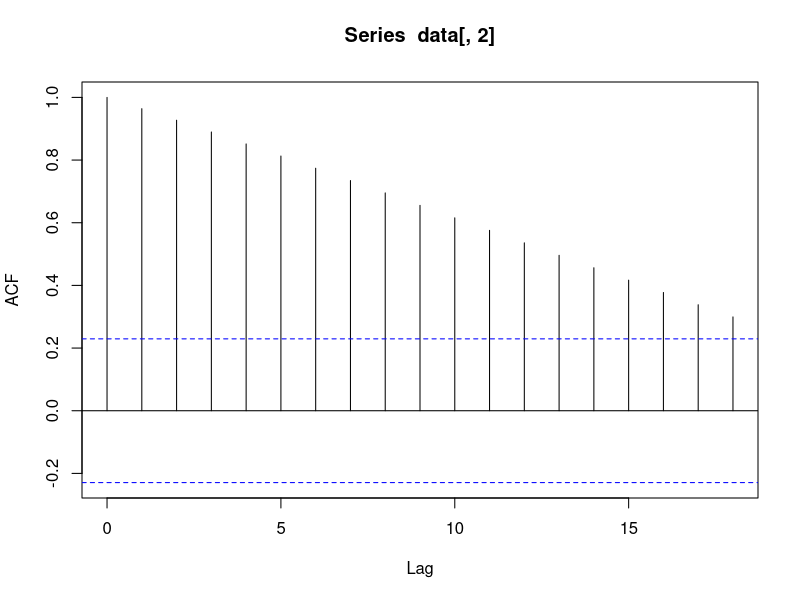
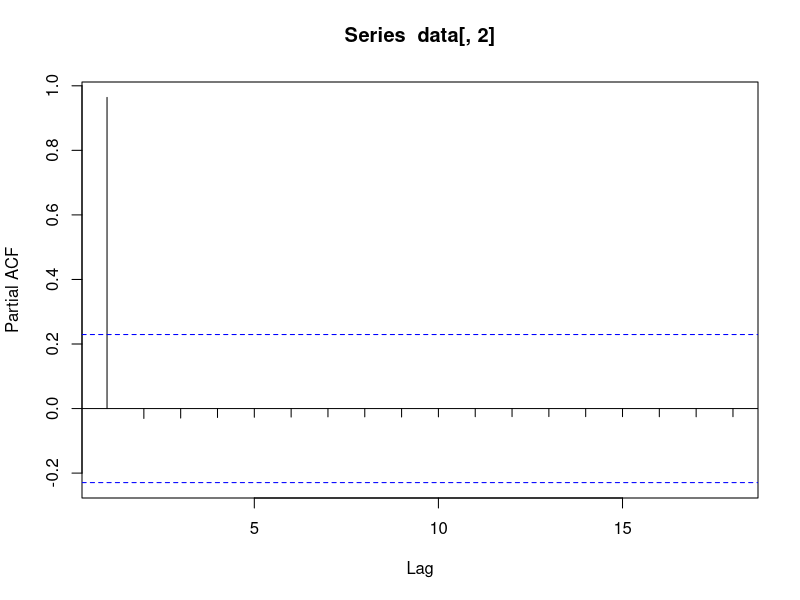
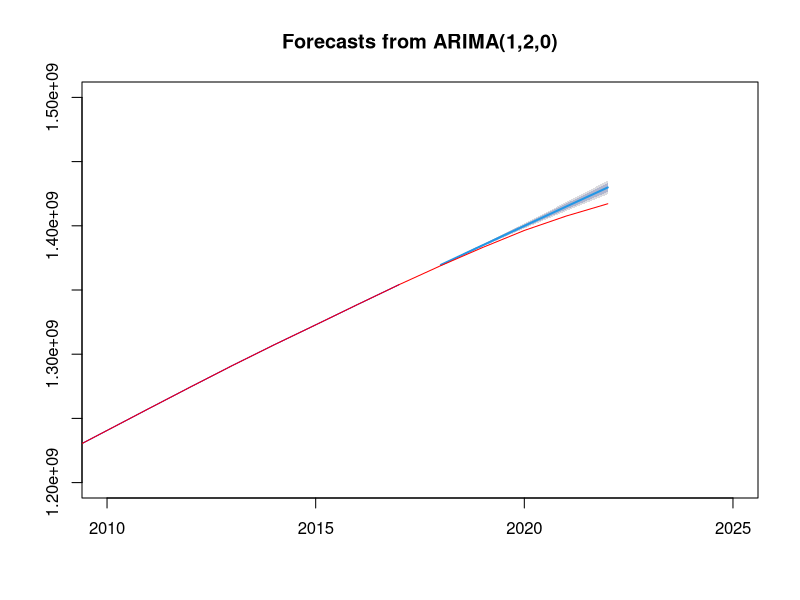
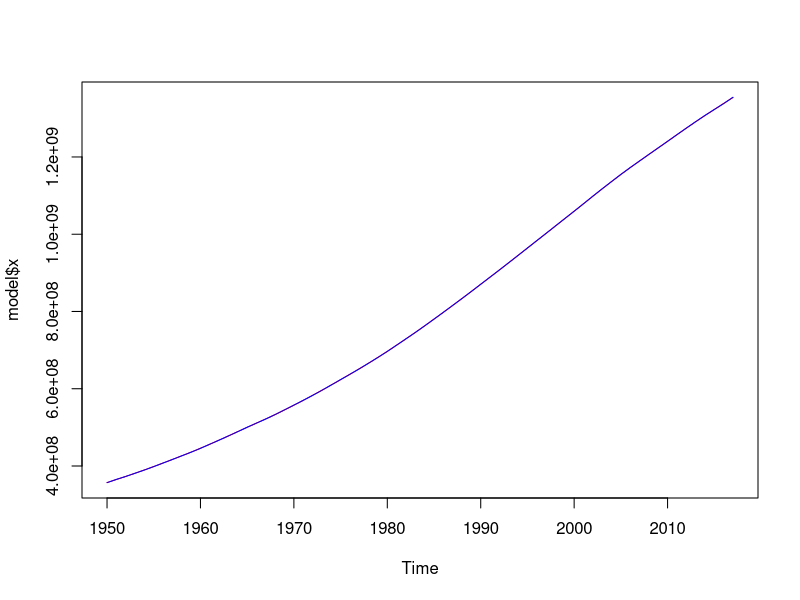

Generate these figures, in order, with R:
getwd()
setwd("C:/Users/gayat/OneDrive/Desktop/PRO/India")
data<-read.csv("india.csv",header=F)
data

#data<-ts(data)
#data

acf(data[,2]) 
pacf(data[,2])

#install.packages("tseries")
library(tseries)
adf.test(data[,2])

df<-ts(data[,2],frequency=1,start=1950,end=2022)
df
dftrain<-ts(df,frequency=1,start=1950,end=2017)
dftrain
dftest<-data[69:73,2]
dftest

#install.packages("forecast")
library("forecast")
auto.arima(dftrain) 
model <- Arima(dftrain,order=c(1,2,0))
predicted=forecast(model,h=5)
predicted
plot(predicted,col="blue",xlim=c(2010,2025),ylim=c(1200000000,1500000000))
lines(df,col="red")
accuracy(model)
plot(model$x,col="red")
lines(fitted(model),col="blue")


modelar<-Arima(dftrain/100000000,order=c(1,0,0),method="ML")
modelma<-Arima(dftrain/100000000,order=c(0,0,0))
modelarma<-Arima(dftrain/100000000,order=c(1,0,0),method="ML")
modelarima<-Arima(dftrain/100000000,order=c(1,2,0))
accuracy(modelar)
accuracy(modelma)
accuracy(modelarma)
accuracy(modelarima)

bestmodel=Arima(df,order=c(1,2,0))
p=forecast(bestmodel,h=3)
p$mean[3]
(p$mean[3]-dftest[5])/dftest[5]*100